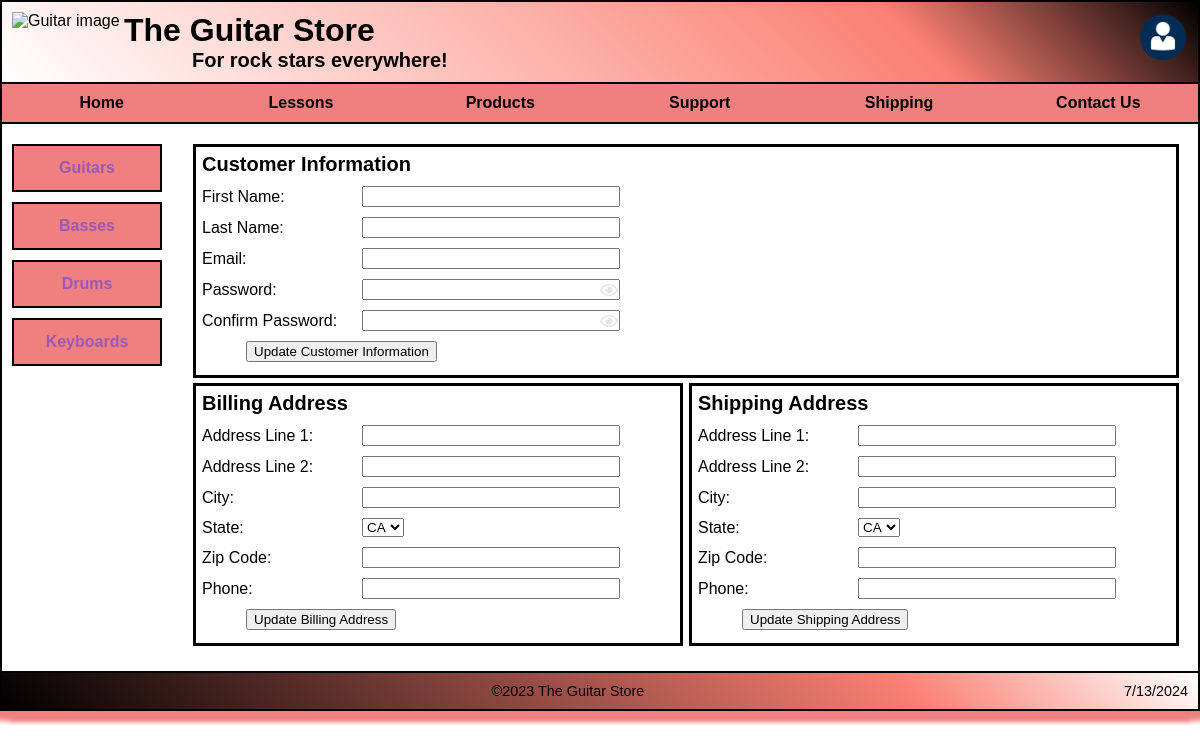
The page /index.php?action=customer_page (signed in) on the database its author committed.
### tables this page shows
CREATE TABLE categories (
    category_id        INT                          AUTO_INCREMENT,
    category_name      VARCHAR(255)   NOT NULL      UNIQUE,
    CONSTRAINT categories_pk
        PRIMARY KEY (category_id)
) ENGINE INNODB;

### model/category_db.php (called while the page is built, shortened)
<?php
require_once('database.php');
function get_categories() {
    global $db;
    $query = 'SELECT *
                  FROM categories
                  ORDER BY category_id';
    $statement = $db->prepare($query);
    $statement->execute();
    $categories = $statement->fetchAll();
    return $categories;
}
?>

### model/address_db.php (called while the page is built, shortened)
<?php
require_once('database.php');
function get_address($address_id) {
    global $db;
    $query = 'SELECT *
                  FROM addresses
                  WHERE address_id = :address_id';
    $statement = $db->prepare($query);
    $statement->bindValue(':address_id', $address_id);
    $statement->execute();
    $address = $statement->fetch();
    return $address;
}
function get_states() {
    global $db;
    $query = 'SELECT state
                  FROM state_tax_rates
                  ORDER BY state';
    $statement = $db->prepare($query);
    $statement->execute();
    $states = $statement->fetchAll();
    return $states;
}
?>

### customer/customer.php (the view, shortened to what this page needs)
<!DOCTYPE html>
<html lang="en">
    <head>
        <link rel="stylesheet" href="./styles/main.css">
        <link rel="stylesheet" href="./styles/customer.css">
        <link rel="stylesheet" href="https://cdnjs.cloudflare.com/ajax/libs/font-awesome/5.13.0/css/all.min.css">
    </head>
    <body>
        <?php include('./view/header.php'); ?>
        <?php include './view/horizontal_nav_bar.php'; ?>
        <main>
            <?php include './view/aside.php'; ?>
            <section>
                <div class="CustomerInformation">
                    <h2>Customer Information</h2>
                    <form action="index.php" method="post">
                        <div class="form-row">
                            <label for="first_name">First Name:</label>
                            <input type="text" name="first_name" value="<?php echo htmlspecialchars($customer['first_name'] ?? ''); ?>" required class="longer-input" />
                            <input type="text" name="confirmation" value="<?php echo isset($updated['first_name']) ? $updated['first_name'] : ''; ?>" readonly class="longer-input" /><br>
                        </div>
                        <div class="form-row">
                            <label for="last_name">Last Name:</label>
                            <input type="text" name="last_name" value="<?php echo htmlspecialchars($customer['last_name'] ?? ''); ?>" required class="longer-input" />
                            <input type="text" name="confirmation" value="<?php echo isset($updated['last_name']) ? $updated['last_name'] : ''; ?>" readonly class="longer-input" /><br>
                            <input type="text" name="confirmation_address" value="<?php echo isset($updated['address']) ? $updated['address'] : ''; ?>" readonly class="longer" /><br>
                        </div>
                        <div class="form-row">
                            <label for="email_address">Email:</label>
                            <input type="text" name="email_address" value="<?php echo htmlspecialchars($customer['email_address'] ?? ''); ?>" required class="longer-input" />
                            <input type="text" name="confirmation" value="<?php echo isset($updated['email_address']) ? $updated['email_address'] : ''; ?>" readonly class="longer-input" /><br>
                        </div>
                        <div class="form-row">
                            <label for="password">Password:</label>
                            <input type="password" name="password" autocomplete="current-password" class="longer-input" id="password">
                            <i class="far fa-eye toggle-password-icon" id="togglePassword" ></i>
                            <input type="text" name="confirmation" value="<?php echo isset($updated['password']) ? $updated['password'] : ''; ?>" readonly class="longer-input" /><br>
                        </div>
                        <div class="form-row">
                            <label for="confirm_password">Confirm Password:</label>
                            <input type="password" name="confirm_password" autocomplete="new-password" class="longer-input" id="confirm_password">
                            <i class="far fa-eye toggle-password-icon" id="toggleConfirmPassword"></i>
                            <input type="text" name="confirmation" value="<?php echo isset($updated['confirm_password']) ? $updated['confirm_password'] : ''; ?>" readonly class="longer-input" /><br>
                       </div>
                        <button type="submit">Update Customer Information</button>
                    </form>
                     </div>
                <div class="BillingAddress">
                    <h2>Billing Address</h2>
                    <form action="index.php" method="post">
                        <div class="form-row">
                            <label for="line1">Address Line 1:</label>
                            <input type="text" name="line1" value="<?php echo htmlspecialchars($billing_address['line1'] ?? ''); ?>" required class="longer-input"/><br>
                        </div>
                        <div class="form-row">
                            <label for="line2">Address Line 2:</label>
                            <input type="text" name="line2" value="<?php echo htmlspecialchars($billing_address['line2'] ?? ''); ?>"class="longer-input"/><br>
                        </div>
                        <div class="form-row">
                            <label for="city">City:</label>
                            <input type="text" name="city" value="<?php echo htmlspecialchars($billing_address['city'] ?? ''); ?>" required class="longer-input"/><br>
                        </div>
                        <div class="form-row">
                            <label for="state">State:</label>
                            <select name="state" required>
                                <?php
                                foreach ($states as $stateOption) :
                                    $selected = ($billing_address['state'] == $stateOption['state']) ? 'selected' : '';
                                    echo "<option value=\"{$stateOption['state']}\" $selected>{$stateOption['state']}</option>";
                                endforeach;
                                ?>
                            </select><br></div>
                        <div class="form-row">
                            <label for="zip_code">Zip Code:</label>
                            <input type="text" name="zip_code" value="<?php echo htmlspecialchars($billing_address['zip_code'] ?? ''); ?>" required class="longer-input"/>
                            <br></div>
                        <div class="form-row">
                            <label for="phone">Phone:</label>
                            <input type="text" name="phone" value="<?php echo htmlspecialchars($billing_address['phone'] ?? ''); ?>" required class="longer-input"/><br>
                        </div>
                        <button type="submit">Update Billing Address</button>
                    </form>
                </div>
                <div class="ShippingAddress">
                    <h2>Shipping Address</h2>
                    <form action="index.php" method="post">
                        <div class="form-row">
                            <label for="line1">Address Line 1:</label>
                            <input type="text" name="line1" value="<?php echo htmlspecialchars($shipping_address['line1'] ?? ''); ?>" required class="longer-input"/><br>
                        </div>
                        <div class="form-row">
                            <label for="line2">Address Line 2:</label>
                            <input type="text" name="line2" value="<?php echo htmlspecialchars($shipping_address['line2'] ?? ''); ?>"class="longer-input"/><br>
                        </div>
                        <div class="form-row">
                            <label for="city">City:</label>
                            <input type="text" name="city" value="<?php echo htmlspecialchars($shipping_address['city'] ?? ''); ?>" required class="longer-input"/><br>
                        </div>
                        <div class="form-row">
                            <label for="state">State:</label>
                            <select name="state" required>
                                <?php
                                foreach ($states as $stateOption) :
                                    $selected = ($shipping_address['state'] == $stateOption['state']) ? 'selected' : '';
                                    echo "<option value=\"{$stateOption['state']}\" $selected>{$stateOption['state']}</option>";
                                endforeach;
                                ?>
                            </select><br/></div>
                        <div class="form-row">
                            <label for="zip_code">Zip Code:</label>
                            <input type="text" name="zip_code" value="<?php echo htmlspecialchars($shipping_address['zip_code'] ?? ''); ?>" required class="longer-input"/>
                            <br></div>
                        <div class="form-row">
                            <label for="phone">Phone:</label>
                            <input type="text" name="phone" value="<?php echo htmlspecialchars($shipping_address['phone'] ?? ''); ?>"required class="longer-input"/><br>
                        </div>
                        <button type="submit">Update Shipping Address</button>
                    </form>
                </div>
            </section>
        </main>
        <?php include('./view/footer.php'); ?>
    </body>
</html>

### view/aside.php
<aside>
    <ul>
        <?php foreach($categories as $category) : ?>
        <li>
            <a href="index.php?action=<?php echo strtolower($category['category_name']); ?>" >
                <?php echo $category['category_name']; ?>
            </a>
        </li>
        <?php endforeach; ?>
    </ul>
</aside>

### styles/main.css (style rules this page uses)
body { font-family: sans-serif; max-width: 800px; background-color: white; background-image: url("../images/guitarWallPaper.jpg"); border-style: solid; border-width: 2px; border-color: black; box-shadow: 10px 10px 5px lightcoral, -10px 10px 5px lightcoral; margin: 0 auto; padding: 0; }
nav a, main a:link { color: #9b59b6; }
main::after { content:""; display:block; clear:both; }
main { background-color: white; border-top: 2px solid black; }
main aside { width: 160px; float: left; padding-top: 20px; padding-bottom: 20px; font-weight: bold; text-align: center; color: black; }
main aside ul { line-height: 150%; list-style: none; margin:0; padding: 0; }
main aside a { text-decoration: none; color: inherit; }
main aside ul li a { background-color: lightcoral; padding: 10px 15px; display: block; }
main aside li { border: 2px solid black; margin: 0 0 10px 10px }
main section h1, main section h2, main section h3, main section p { margin: 0 0 .5em 0; }
main section { padding-top: 20px; padding-bottom: 25px; padding-left: 25px; padding-right: 25px; width: 580px; float: right; }
main section h2 { font-size: 125%; }

### styles/customer.css (style rules this page uses)
body { font-family: sans-serif; max-width: 1200px; background-color: white; background-image: url("../images/guitarWallPaper.jpg"); border-style: solid; border-width: 2px; border-color: black; box-shadow: 10px 10px 5px lightcoral, -10px 10px 5px lightcoral; margin: 0 auto; padding: 0; }
main section { width: 980px; }
.CustomerInformation { border-style: solid; width:100%; margin-bottom: 5px; }
.BillingAddress { border-style: solid; box-sizing: border-box; width: 50%; float: left; margin-left: 0px; }
.ShippingAddress { border-style: solid; width: 50%; box-sizing: border-box; float:right; margin-right: -6px; }
.longer-input { width: 250px; margin-right: 10px; }
input[name="confirmation"] { border: none; margin-left: 200px; color: red; }
main section h2 { margin-left: 6px; margin-top:6px; }
button { margin-left: 50px; margin-bottom: 13px; }
.form-row { display: flex; align-items: center; margin-bottom: 10px; margin-left: 6px; }
.form-row label { flex: 0 0 150px; margin-right: 10px; }
input[name="confirmation_address"] { border: none; margin-left: -150px; color: red; }
.longer { border: none; }
.toggle-password-icon { margin-left: -30px; cursor: pointer; opacity: 0.1; }

### rows shown on the page
categories: category_name "Guitars"
categories: category_name "Basses"
categories: category_name "Drums"
categories: category_name "Keyboards"

### other values the page prints
form field state "CA"
